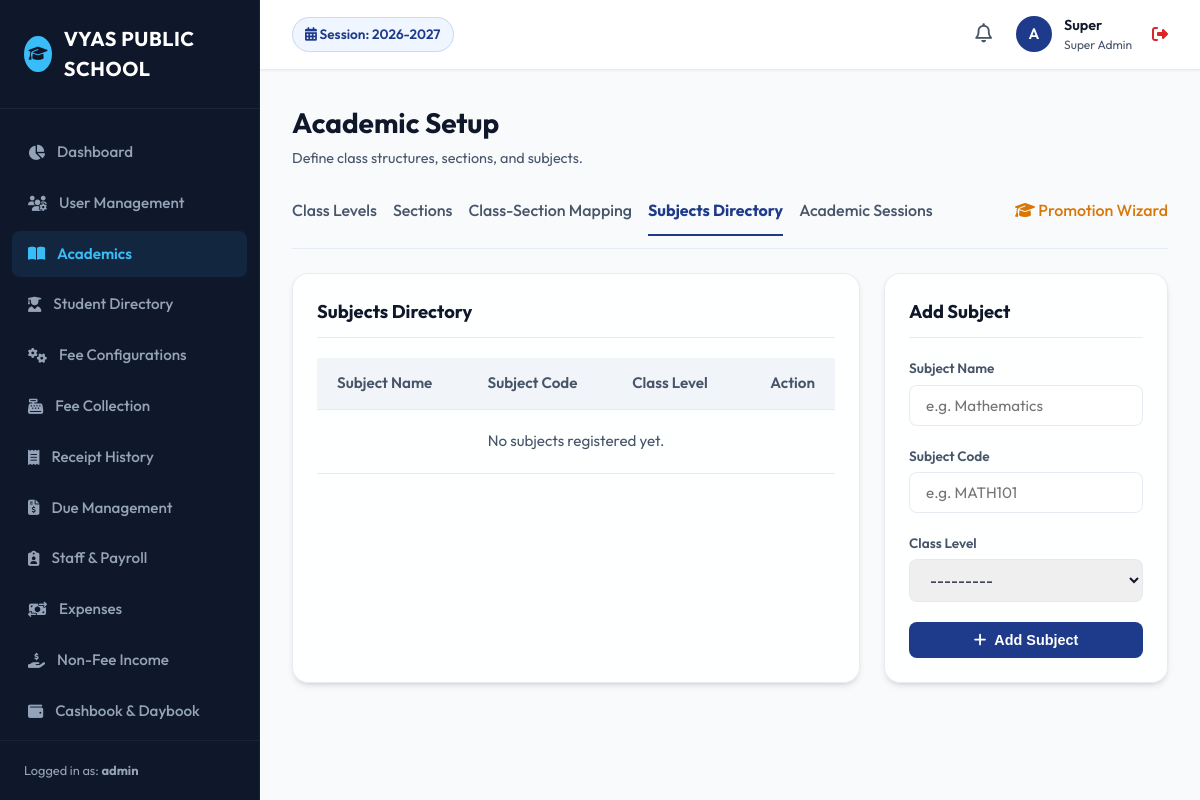
/academics/subjects/ (signed in), run on the app's committed database.
### users/models.py (models this page shows, shortened)
class User(AbstractUser, SoftDeleteModel):
    SUPER_ADMIN = 'SUPER_ADMIN'
    SCHOOL_ADMIN = 'SCHOOL_ADMIN'
    ACCOUNTANT = 'ACCOUNTANT'
    PRINCIPAL = 'PRINCIPAL'
    TEACHER = 'TEACHER'
    RECEPTIONIST = 'RECEPTIONIST'
    ROLE_CHOICES = [
        (SUPER_ADMIN, 'Super Admin'),
        (SCHOOL_ADMIN, 'School Admin'),
        (ACCOUNTANT, 'Accountant'),
        (PRINCIPAL, 'Principal'),
        (TEACHER, 'Teacher'),
        (RECEPTIONIST, 'Receptionist'),
    ]
    role = models.CharField(max_length=20, choices=ROLE_CHOICES, default=SCHOOL_ADMIN)
    mobile = models.CharField(max_length=15, blank=True, null=True)
    objects = SoftDeleteUserManager()
    def is_school_admin(self):
        return self.role in [self.SUPER_ADMIN, self.SCHOOL_ADMIN]
    def is_accountant(self):
        return self.role in [self.SUPER_ADMIN, self.ACCOUNTANT]

### academics/models.py (models this page shows, shortened)
class AcademicSession(SoftDeleteModel):
    name = models.CharField(max_length=20, unique=True, help_text="e.g. 2026-2027")
    start_date = models.DateField()
    end_date = models.DateField()
    is_active = models.BooleanField(default=False)
    class Meta:
        ordering = ['-start_date']

### academics/views.py (the view)
# urls.py: path('subjects/', views.subject_list, name='subject_list'),
@login_required
@staff_only
def subject_list(request):
    subjects = Subject.objects.all().select_related('class_level')
    if request.method == 'POST':
        if not request.user.is_principal() and not request.user.is_super_admin():
            messages.error(request, "Only principal/admin can create subjects.")
            return redirect('subject_list')
        form = SubjectForm(request.POST)
        if form.is_valid():
            sub = form.save()
            log_activity(request.user, "CREATE_SUBJECT", {"subject": sub.name, "class": sub.class_level.name})
            messages.success(request, f"Subject {sub.name} for {sub.class_level.name} created successfully.")
            return redirect('subject_list')
    else:
        form = SubjectForm()
    return render(request, 'academics/subject_list.html', {'subjects': subjects, 'form': form})

### academics/forms.py
class SubjectForm(forms.ModelForm):
    class Meta:
        model = Subject
        fields = ['name', 'code', 'class_level']
        widgets = {
            'name': forms.TextInput(attrs={'class': 'form-control', 'placeholder': 'e.g. Mathematics'}),
            'code': forms.TextInput(attrs={'class': 'form-control', 'placeholder': 'e.g. MATH101'}),
            'class_level': forms.Select(attrs={'class': 'form-control'}),
        }

### academics/context_processors.py (called while the page is built)
def academic_session_processor(request):
    try:
        active_session = AcademicSession.objects.get(is_active=True)
    except AcademicSession.DoesNotExist:
        active_session = AcademicSession.objects.order_by('-start_date').first()
    except AcademicSession.MultipleObjectsReturned:
        active_session = AcademicSession.objects.filter(is_active=True).first()
    return {
        'ACTIVE_SESSION': active_session,
        'ALL_SESSIONS': AcademicSession.objects.all()
    }

### academics/models.py (called while the page is built)
    def __str__(self):
        return self.name

### core/models.py (called while the page is built)
    def get_queryset(self):
        return SoftDeleteQuerySet(self.model, using=self._db).filter(is_deleted=False)

### users/models.py (called while the page is built)
    def get_queryset(self):
        return SoftDeleteQuerySet(self.model, using=self._db).filter(is_deleted=False)

### templates/academics/subject_list.html (shortened to what this page needs)
{% extends 'base.html' %}
{% block content %}
<div class="page-header">
    <div class="page-title">
        <h1>Academic Setup</h1>
        <p>Define class structures, sections, and subjects.</p>
    </div>
</div>
<div style="display: flex; gap: 16px; margin-bottom: 24px; border-bottom: 1px solid var(--border-color); padding-bottom: 12px;">
    <a href="{% url 'class_list' %}" style="font-weight: 500; color: var(--text-secondary); padding-bottom: 12px;">Class Levels</a>
    <a href="{% url 'section_list' %}" style="font-weight: 500; color: var(--text-secondary); padding-bottom: 12px;">Sections</a>
    <a href="{% url 'class_section_list' %}" style="font-weight: 500; color: var(--text-secondary); padding-bottom: 12px;">Class-Section Mapping</a>
    <a href="{% url 'subject_list' %}" style="font-weight: 700; color: var(--primary); border-bottom: 2px solid var(--primary); padding-bottom: 12px;">Subjects Directory</a>
    <a href="{% url 'session_list' %}" style="font-weight: 500; color: var(--text-secondary); padding-bottom: 12px;">Academic Sessions</a>
    <a href="{% url 'promotion_wizard' %}" style="font-weight: 500; color: var(--text-secondary); padding-bottom: 12px; margin-left: auto; color: var(--accent);"><i class="fa-solid fa-graduation-cap"></i> Promotion Wizard</a>
</div>
<div style="display: grid; grid-template-columns: 2fr 1fr; gap: 24px;">
    <div class="glass-panel">
        <div class="panel-header">
            <h2>Subjects Directory</h2>
        </div>
        <div class="table-responsive">
            <table class="custom-table">
                <thead>
                    <tr>
                        <th>Subject Name</th>
                        <th>Subject Code</th>
                        <th>Class Level</th>
                        {% if request.user.role == 'SUPER_ADMIN' or request.user.role == 'SCHOOL_ADMIN' or request.user.role == 'PRINCIPAL' %}
                        <th style="text-align: right;">Action</th>
                        {% endif %}
                    </tr>
                </thead>
                <tbody>
                    {% for sub in subjects %}
                    <tr>
                        <td style="font-weight: 600;">{{ sub.name }}</td>
                        <td style="font-family: monospace;">{{ sub.code|default:"-" }}</td>
                        <td><span class="badge info">{{ sub.class_level.name }}</span></td>
                        {% if request.user.role == 'SUPER_ADMIN' or request.user.role == 'SCHOOL_ADMIN' or request.user.role == 'PRINCIPAL' %}
                        <td style="text-align: right;">
                            <form method="POST" action="{% url 'subject_delete' sub.pk %}" style="display: inline;" onsubmit="return confirm('Confirm soft-deletion of this subject?');">
                                {% csrf_token %}
                                <button type="submit" class="btn btn-danger btn-sm">
                                    <i class="fa-solid fa-trash"></i> Delete
                                </button>
                            </form>
                        </td>
                        {% endif %}
                    </tr>
                    {% empty %}
                    <tr>
                        <td colspan="4" style="text-align: center; color: var(--text-secondary); padding: 20px;">No subjects registered yet.</td>
                    </tr>
                    {% endfor %}
                </tbody>
            </table>
        </div>
    </div>
    <div>
        {% if request.user.role == 'SUPER_ADMIN' or request.user.role == 'SCHOOL_ADMIN' or request.user.role == 'PRINCIPAL' %}
        <div class="glass-panel">
            <div class="panel-header">
                <h2>Add Subject</h2>
            </div>
            <form method="POST">
                <div class="form-group">
                    <label for="{{ form.name.id_for_label }}">Subject Name</label>
                    {{ form.name }}
                </div>
                <div class="form-group">
                    <label for="{{ form.code.id_for_label }}">Subject Code</label>
                    {{ form.code }}
                </div>
                <div class="form-group">
                    <label for="{{ form.class_level.id_for_label }}">Class Level</label>
                    {{ form.class_level }}
                </div>
                <button type="submit" class="btn btn-primary" style="width: 100%; justify-content: center;">
                    <i class="fa-solid fa-plus"></i> Add Subject
                </button>
            </form>
        </div>
        {% else %}
        <div class="glass-panel" style="text-align: center; color: var(--text-secondary); font-style: italic;">
            Only the principal or administration staff can add new subjects.
        </div>
        {% endif %}
    </div>
</div>
{% endblock %}

### templates/base.html (shortened to what this page needs)
{% load static %}
<!DOCTYPE html>
<html lang="en">
<head>
    <link rel="stylesheet" href="https://cdnjs.cloudflare.com/ajax/libs/font-awesome/6.4.0/css/all.min.css">
    <link rel="stylesheet" href="{% static 'css/styles.css' %}">
</head>
<body>
    <div class="app-container">
        <aside class="sidebar">
            <div class="sidebar-header">
                <div class="user-avatar" style="background-color: var(--sidebar-active); color: var(--sidebar-bg);">
                    <i class="fa-solid fa-graduation-cap"></i>
                </div>
                <div class="sidebar-logo">VYAS PUBLIC SCHOOL</div>
            </div>
            <ul class="sidebar-menu">
                <li class="menu-item {% if request.resolver_match.url_name == 'dashboard' %}active{% endif %}">
                    <a href="{% url 'dashboard' %}">
                        <i class="fa-solid fa-chart-pie"></i>
                        <span>Dashboard</span>
                    </a>
                </li>
                {% if request.user.is_school_admin %}
                <li class="menu-item {% if 'user' in request.path %}active{% endif %}">
                    <a href="{% url 'user_list' %}">
                        <i class="fa-solid fa-users-gear"></i>
                        <span>User Management</span>
                    </a>
                </li>
                {% endif %}
                {% if request.user.role == 'SUPER_ADMIN' or request.user.role == 'SCHOOL_ADMIN' or request.user.role == 'PRINCIPAL' or request.user.role == 'TEACHER' %}
                <li class="menu-item {% if 'academics' in request.path %}active{% endif %}">
                    <a href="{% url 'class_list' %}">
                        <i class="fa-solid fa-book-open"></i>
                        <span>Academics</span>
                    </a>
                </li>
                {% endif %}
                <li class="menu-item {% if 'students' in request.path %}active{% endif %}">
                    <a href="{% url 'student_list' %}">
                        <i class="fa-solid fa-user-graduate"></i>
                        <span>Student Directory</span>
                    </a>
                </li>
                {% if request.user.is_accountant or request.user.is_school_admin %}
                <li class="menu-item {% if 'fees' in request.path and 'collect' not in request.path and 'receipts' not in request.path and 'dues' not in request.path %}active{% endif %}">
                    <a href="{% url 'fee_type_list' %}">
                        <i class="fa-solid fa-gears"></i>
                        <span>Fee Configurations</span>
                    </a>
                </li>
                <li class="menu-item {% if 'fees/collect' in request.path %}active{% endif %}">
                    <a href="{% url 'fee_collection_dashboard' %}">
                        <i class="fa-solid fa-cash-register"></i>
                        <span>Fee Collection</span>
                    </a>
                </li>
                <li class="menu-item {% if 'fees/receipts' in request.path %}active{% endif %}">
                    <a href="{% url 'receipt_history' %}">
                        <i class="fa-solid fa-receipt"></i>
                        <span>Receipt History</span>
                    </a>
                </li>
                <li class="menu-item {% if 'fees/dues' in request.path %}active{% endif %}">
                    <a href="{% url 'due_report' %}">
                        <i class="fa-solid fa-file-invoice-dollar"></i>
                        <span>Due Management</span>
                    </a>
                </li>
                {% endif %}
                {% if request.user.role == 'SUPER_ADMIN' or request.user.role == 'SCHOOL_ADMIN' or request.user.role == 'PRINCIPAL' or request.user.is_accountant %}
                <li class="menu-item {% if 'staff' in request.path or 'salar' in request.path %}active{% endif %}">
                    <a href="{% url 'staff_list' %}">
                        <i class="fa-solid fa-clipboard-user"></i>
                        <span>Staff & Payroll</span>
                    </a>
                </li>
                {% endif %}
                {% if request.user.is_accountant or request.user.is_school_admin %}
                <li class="menu-item {% if 'finance/expense' in request.path %}active{% endif %}">
                    <a href="{% url 'expense_list' %}">
                        <i class="fa-solid fa-money-bill-transfer"></i>
                        <span>Expenses</span>
                    </a>
                </li>
                <li class="menu-item {% if 'finance/income' in request.path %}active{% endif %}">
                    <a href="{% url 'income_list' %}">
                        <i class="fa-solid fa-hand-holding-dollar"></i>
                        <span>Non-Fee Income</span>
                    </a>
                </li>
                <li class="menu-item {% if 'daybook' in request.path or 'cashbook' in request.path %}active{% endif %}">
                    <a href="{% url 'daybook' %}">
                        <i class="fa-solid fa-wallet"></i>
                        <span>Cashbook & Daybook</span>
                    </a>
                </li>
                {% endif %}
                <li class="menu-item {% if 'reports' in request.path %}active{% endif %}">
                    <a href="{% url 'reports_dashboard' %}">
                    </a>
                </li>
            </ul>
            <div class="sidebar-footer">
                Logged in as: <strong>{{ request.user.username }}</strong>
            </div>
        </aside>
        <main class="main-wrapper">
            <header class="main-header">
                <div class="header-left">
                    <div class="session-indicator">
                        <i class="fa-solid fa-calendar-days"></i>
                        Session: {{ ACTIVE_SESSION.name|default:"None Configured" }}
                    </div>
                </div>
                <div class="header-right">
                    <div class="notification-bell">
                        <i class="fa-regular fa-bell" style="font-size: 1.2rem; cursor: pointer; color: var(--text-secondary);"></i>
                    </div>
                    <div class="user-profile" onclick="location.href='{% url 'logout' %}'" title="Click to Logout">
                        <div class="user-avatar">
                            {{ request.user.username|slice:":1"|upper }}
                        </div>
                        <div class="user-info">
                            <div class="user-name">{{ request.user.first_name|default:request.user.username }}</div>
                            <div class="user-role">{{ request.user.get_role_display }}</div>
                        </div>
                        <i class="fa-solid fa-right-from-bracket" style="color: var(--danger); margin-left: 8px;"></i>
                    </div>
                </div>
            </header>
            <div class="content-body">
                {% block content %}{% endblock %}
            </div>
        </main>
    </div>
</body>
</html>

### data on the page
User: user.username "admin", user.username "A", user.first_name "Super", user.role "Super Admin"
AcademicSession: name "2026-2027"
